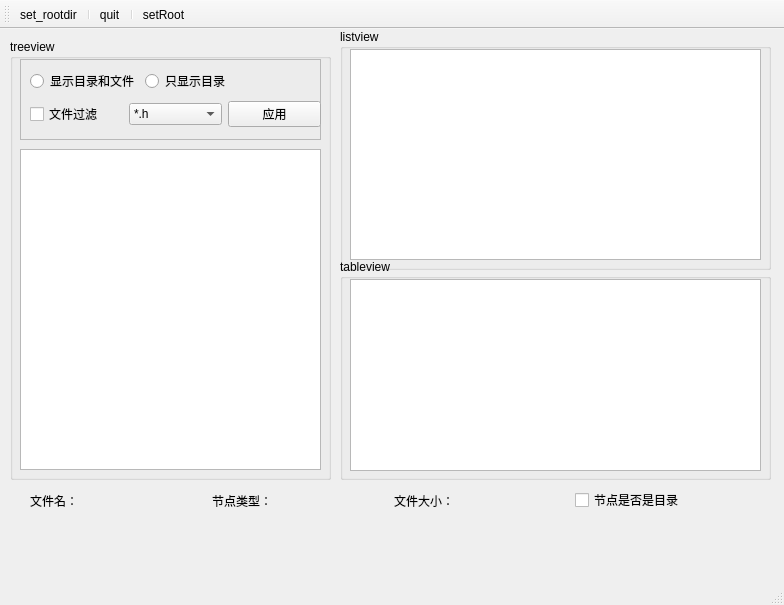
<?xml version="1.0" encoding="UTF-8"?>
<ui version="4.0">
 <class>MainWindow</class>
 <widget class="QMainWindow" name="MainWindow">
  <property name="geometry">
   <rect>
    <x>0</x>
    <y>0</y>
    <width>784</width>
    <height>605</height>
   </rect>
  </property>
  <property name="windowTitle">
   <string>文件系统</string>
  </property>
  <property name="windowIcon">
   <iconset resource="res.qrc">
    <normaloff>:/icon/image1/heart-double.png</normaloff>:/icon/image1/heart-double.png</iconset>
  </property>
  <widget class="QWidget" name="centralwidget">
   <widget class="QGroupBox" name="groupBox">
    <property name="geometry">
     <rect>
      <x>10</x>
      <y>10</y>
      <width>321</width>
      <height>441</height>
     </rect>
    </property>
    <property name="title">
     <string>treeview</string>
    </property>
    <widget class="QTreeView" name="treeView">
     <property name="geometry">
      <rect>
       <x>10</x>
       <y>110</y>
       <width>301</width>
       <height>321</height>
      </rect>
     </property>
    </widget>
    <widget class="QFrame" name="frame">
     <property name="geometry">
      <rect>
       <x>10</x>
       <y>20</y>
       <width>301</width>
       <height>81</height>
      </rect>
     </property>
     <property name="frameShape">
      <enum>QFrame::StyledPanel</enum>
     </property>
     <property name="frameShadow">
      <enum>QFrame::Raised</enum>
     </property>
     <widget class="QWidget" name="layoutWidget">
      <property name="geometry">
       <rect>
        <x>10</x>
        <y>10</y>
        <width>290</width>
        <height>25</height>
       </rect>
      </property>
      <layout class="QHBoxLayout" name="horizontalLayout">
       <item>
        <widget class="QRadioButton" name="radioButton_displayfiledir">
         <property name="text">
          <string>显示目录和文件</string>
         </property>
        </widget>
       </item>
       <item>
        <widget class="QRadioButton" name="radioButton_displaydironly">
         <property name="text">
          <string>只显示目录</string>
         </property>
        </widget>
       </item>
       <item>
        <spacer name="horizontalSpacer">
         <property name="orientation">
          <enum>Qt::Horizontal</enum>
         </property>
         <property name="sizeHint" stdset="0">
          <size>
           <width>40</width>
           <height>20</height>
          </size>
         </property>
        </spacer>
       </item>
      </layout>
     </widget>
     <widget class="QWidget" name="layoutWidget">
      <property name="geometry">
       <rect>
        <x>10</x>
        <y>40</y>
        <width>291</width>
        <height>31</height>
       </rect>
      </property>
      <layout class="QHBoxLayout" name="horizontalLayout_2">
       <item>
        <widget class="QCheckBox" name="checkBox_filefilter">
         <property name="text">
          <string>文件过滤</string>
         </property>
        </widget>
       </item>
       <item>
        <widget class="QComboBox" name="comboBox_file">
         <item>
          <property name="text">
           <string>*.h</string>
          </property>
         </item>
         <item>
          <property name="text">
           <string>*.cpp</string>
          </property>
         </item>
        </widget>
       </item>
       <item>
        <widget class="QPushButton" name="pushButton_apply">
         <property name="text">
          <string>应用</string>
         </property>
         <property name="icon">
          <iconset resource="res.qrc">
           <normaloff>:/icon/image1/expand-line-2.png</normaloff>:/icon/image1/expand-line-2.png</iconset>
         </property>
        </widget>
       </item>
      </layout>
     </widget>
    </widget>
   </widget>
   <widget class="QGroupBox" name="groupBox_2">
    <property name="geometry">
     <rect>
      <x>340</x>
      <y>0</y>
      <width>431</width>
      <height>241</height>
     </rect>
    </property>
    <property name="title">
     <string>listview</string>
    </property>
    <widget class="QListView" name="listView">
     <property name="geometry">
      <rect>
       <x>10</x>
       <y>20</y>
       <width>411</width>
       <height>211</height>
      </rect>
     </property>
    </widget>
   </widget>
   <widget class="QGroupBox" name="groupBox_3">
    <property name="geometry">
     <rect>
      <x>340</x>
      <y>230</y>
      <width>431</width>
      <height>221</height>
     </rect>
    </property>
    <property name="title">
     <string>tableview</string>
    </property>
    <widget class="QTableview_event" name="tableView">
     <property name="geometry">
      <rect>
       <x>10</x>
       <y>20</y>
       <width>411</width>
       <height>192</height>
      </rect>
     </property>
    </widget>
   </widget>
   <widget class="QWidget" name="widget_info" native="true">
    <property name="geometry">
     <rect>
      <x>20</x>
      <y>459</y>
      <width>751</width>
      <height>31</height>
     </rect>
    </property>
    <widget class="QWidget" name="layoutWidget">
     <property name="geometry">
      <rect>
       <x>10</x>
       <y>0</y>
       <width>721</width>
       <height>25</height>
      </rect>
     </property>
     <layout class="QHBoxLayout" name="horizontalLayout_3">
      <item>
       <widget class="QLabel" name="label_filename">
        <property name="text">
         <string>文件名：</string>
        </property>
       </widget>
      </item>
      <item>
       <widget class="QLabel" name="label_nodetype">
        <property name="text">
         <string>节点类型：</string>
        </property>
       </widget>
      </item>
      <item>
       <widget class="QLabel" name="label_filesize">
        <property name="text">
         <string>文件大小：</string>
        </property>
       </widget>
      </item>
      <item>
       <widget class="QCheckBox" name="checkBox_nodeisdir">
        <property name="text">
         <string>节点是否是目录</string>
        </property>
       </widget>
      </item>
     </layout>
    </widget>
   </widget>
  </widget>
  <widget class="QStatusBar" name="statusbar"/>
  <widget class="QToolBar" name="toolBar">
   <property name="windowTitle">
    <string>toolBar</string>
   </property>
   <property name="toolButtonStyle">
    <enum>Qt::ToolButtonTextUnderIcon</enum>
   </property>
   <attribute name="toolBarArea">
    <enum>TopToolBarArea</enum>
   </attribute>
   <attribute name="toolBarBreak">
    <bool>false</bool>
   </attribute>
   <addaction name="actionset_rootdir"/>
   <addaction name="separator"/>
   <addaction name="actionquit"/>
   <addaction name="separator"/>
   <addaction name="actionsetRoot"/>
  </widget>
  <action name="actionset_rootdir">
   <property name="icon">
    <iconset resource="res.qrc">
     <normaloff>:/icon/image1/copy-double.png</normaloff>:/icon/image1/copy-double.png</iconset>
   </property>
   <property name="text">
    <string>set_rootdir</string>
   </property>
   <property name="menuRole">
    <enum>QAction::NoRole</enum>
   </property>
  </action>
  <action name="actionquit">
   <property name="icon">
    <iconset resource="res.qrc">
     <normaloff>:/icon/image1/down-double.png</normaloff>:/icon/image1/down-double.png</iconset>
   </property>
   <property name="text">
    <string>quit</string>
   </property>
   <property name="menuRole">
    <enum>QAction::NoRole</enum>
   </property>
  </action>
  <action name="actionsetRoot">
   <property name="icon">
    <iconset resource="res.qrc">
     <normaloff>:/icon/image1/notice-double.png</normaloff>:/icon/image1/notice-double.png</iconset>
   </property>
   <property name="text">
    <string>setRoot</string>
   </property>
   <property name="menuRole">
    <enum>QAction::NoRole</enum>
   </property>
  </action>
 </widget>
 <customwidgets>
  <customwidget>
   <class>QTableview_event</class>
   <extends>QTableView</extends>
   <header location="global">qtableview_event.h</header>
  </customwidget>
 </customwidgets>
 <resources>
  <include location="res.qrc"/>
 </resources>
 <connections>
  <connection>
   <sender>actionquit</sender>
   <signal>triggered()</signal>
   <receiver>MainWindow</receiver>
   <slot>close()</slot>
   <hints>
    <hint type="sourcelabel">
     <x>-1</x>
     <y>-1</y>
    </hint>
    <hint type="destinationlabel">
     <x>391</x>
     <y>302</y>
    </hint>
   </hints>
  </connection>
 </connections>
</ui>
